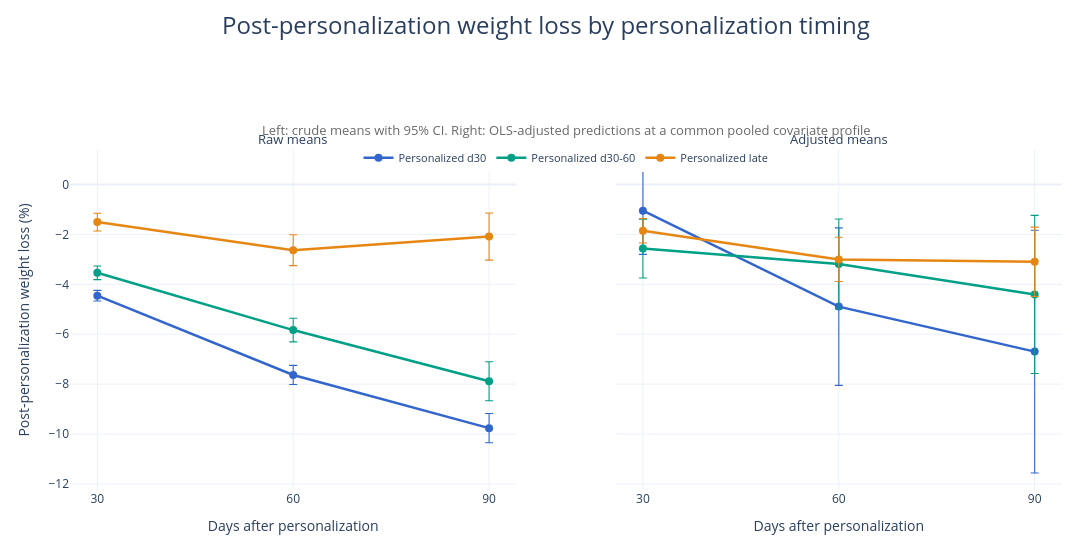

The notebook cell saved with this chart:
### Markdown cell above
##### IIb.2. Raw and adjusted regression-based, fixed timepoint plots

### Code cell
import sqlite3
from pathlib import Path

import numpy as np
import pandas as pd
import plotly.graph_objects as go
import statsmodels.formula.api as smf
from plotly.subplots import make_subplots

from genomics_config import paths_config


# =========================
# 1. CONFIG
# =========================

paths = paths_config(
    source_dir=r"C:\Users\miksa.henkrich\OneDrive - IMDEANU\Escritorio\PNK\genomics_dir\dbs",
    source_db=r"C:\Users\miksa.henkrich\OneDrive - IMDEANU\Escritorio\PNK\genomics_dir\dbs\pnk_db2_filtered.sqlite",
    paper_dir=r"..",
    paper_in_db=r"C:\Users\miksa.henkrich\OneDrive - IMDEANU\Escritorio\PNK\genomics_dir\dbs\pnk_db2_genomics_in.sqlite",
    paper_out_db=r"C:\Users\miksa.henkrich\OneDrive - IMDEANU\Escritorio\PNK\genomics_dir\dbs\pnk_db2_genomics_out.sqlite",
)

COHORTS = {
    "tte_personalized_obs_d30_1st": "personalized_d30",
    "tte_personalized_obs_d30to60_1st": "personalized_d30_60",
    "tte_personalized_obs_late_1st": "personalized_late",
}

DISPLAY = {
    "personalized_d30": "Personalized d30",
    "personalized_d30_60": "Personalized d30-60",
    "personalized_late": "Personalized late",
}

TIME_POINTS = [30, 60, 90]

BASE_COLS = [
    "patient_id",
    "medical_record_id",
    "age",
    "sex_f",
    "country",
    "baseline_weight_kg",
    "first_measurement_to_genomics_results_d",
    "wl_%_at_genomics_results",
]

ADJUSTMENT_VARS = [
    "age",
    "sex_f",
    "baseline_weight_kg",
    "first_measurement_to_genomics_results_d",
    "wl_pct_at_genomics_results",
]

GROUP_ORDER = [
    "personalized_d30",
    "personalized_d30_60",
    "personalized_late",
]

COLOR_MAP = {
    "personalized_d30": "#3366CC",
    "personalized_d30_60": "#00A087",
    "personalized_late": "#E68613",
}

OUTPUT_DIR = r"C:\Users\miksa.henkrich\OneDrive - IMDEANU\Escritorio\PNK\genomics_dir\outputs\observation_period_anchored"
OUTPUT_STEM = "adjusted_weight_loss"

FIGURE_TITLE = "Post-personalization weight loss by personalization timing"
FIGURE_SUBTITLE = (
    "Left: crude means with 95% CI. Right: OLS-adjusted predictions at a common pooled covariate profile"
)


# =========================
# 2. HELPERS
# =========================

def build_post_cols(time_points):
    cols = []
    for x in time_points:
        cols += [
            f"post_personalization_{x}d_wl_%",
            f"post_personalization_{x}d_measurement_date",
            f"post_personalization_{x}d_measurement_missing",
        ]
    return cols


def build_rename_map(time_points):
    rename_map = {
        "wl_%_at_genomics_results": "wl_pct_at_genomics_results",
    }
    for x in time_points:
        rename_map[f"post_personalization_{x}d_wl_%"] = f"post_personalization_{x}d_wl_pct"
    return rename_map


def load_groups_simple(db_path, cohort_tables, cols_needed):
    dfs = []
    quoted = ", ".join(f"`{c}`" for c in cols_needed)

    with sqlite3.connect(db_path) as conn:
        for table_name, group_code in cohort_tables.items():
            query = f"SELECT {quoted} FROM `{table_name}`"
            df = pd.read_sql_query(query, conn)
            df["group"] = group_code
            df["source_table"] = table_name
            dfs.append(df)

    if not dfs:
        raise ValueError("No data loaded.")

    return pd.concat(dfs, ignore_index=True)


def preprocess_df(df, time_points):
    df = df.copy()
    df = df.rename(columns=build_rename_map(time_points))

    numeric_cols = [
        "sex_f",
        "age",
        "baseline_weight_kg",
        "first_measurement_to_genomics_results_d",
        "wl_pct_at_genomics_results",
    ]

    for col in numeric_cols:
        if col in df.columns:
            df[col] = pd.to_numeric(df[col], errors="coerce")

    for x in time_points:
        outcome = f"post_personalization_{x}d_wl_pct"
        if outcome in df.columns:
            df[outcome] = pd.to_numeric(df[outcome], errors="coerce")

    country_cols = []
    if "country" in df.columns:
        dummies = pd.get_dummies(df["country"], prefix="country", dtype=int)
        dummies.columns = [
            c.replace(" ", "_").replace("-", "_").replace("/", "_")
            for c in dummies.columns
        ]
        df = pd.concat([df, dummies], axis=1)
        country_cols = sorted(dummies.columns.tolist())

    return df, country_cols


def build_reference_profile(df, covariates):
    ref_profile = {}
    for col in covariates:
        ref_profile[col] = df[col].mean()
    return ref_profile


def summarize_group_day(df, group_code, day, adjustment_vars, country_cols, ref_profile):
    outcome = f"post_personalization_{day}d_wl_pct"

    needed = [outcome] + adjustment_vars + country_cols
    d = df.loc[df["group"] == group_code, needed].replace([np.inf, -np.inf], np.nan).dropna().copy()

    n = len(d)

    if n == 0:
        return {
            "group": group_code,
            "group_display": DISPLAY[group_code],
            "day": day,
            "n": 0,
            "raw_mean": np.nan,
            "raw_ci_lower": np.nan,
            "raw_ci_upper": np.nan,
            "adj_mean": np.nan,
            "adj_ci_lower": np.nan,
            "adj_ci_upper": np.nan,
        }

    raw_mean = d[outcome].mean()
    raw_se = d[outcome].std(ddof=1) / np.sqrt(n) if n > 1 else np.nan
    raw_lo = raw_mean - 1.96 * raw_se if pd.notna(raw_se) else np.nan
    raw_hi = raw_mean + 1.96 * raw_se if pd.notna(raw_se) else np.nan

    rhs = adjustment_vars + country_cols
    formula = outcome + " ~ " + " + ".join(rhs)
    model = smf.ols(formula=formula, data=d).fit(cov_type="HC3")

    pred_df = pd.DataFrame([{k: ref_profile[k] for k in rhs}])
    pred = model.get_prediction(pred_df).summary_frame()

    return {
        "group": group_code,
        "group_display": DISPLAY[group_code],
        "day": day,
        "n": n,
        "raw_mean": raw_mean,
        "raw_ci_lower": raw_lo,
        "raw_ci_upper": raw_hi,
        "adj_mean": pred.loc[0, "mean"],
        "adj_ci_lower": pred.loc[0, "mean_ci_lower"],
        "adj_ci_upper": pred.loc[0, "mean_ci_upper"],
    }


def compute_adjusted_results(df, time_points, adjustment_vars, country_cols, ref_profile):
    rows = []

    for group_code in GROUP_ORDER:
        for day in time_points:
            row = summarize_group_day(
                df=df,
                group_code=group_code,
                day=day,
                adjustment_vars=adjustment_vars,
                country_cols=country_cols,
                ref_profile=ref_profile,
            )
            rows.append(row)

    return pd.DataFrame(rows)


def add_panel_traces(fig, results_df, metric_prefix, col):
    mean_col = f"{metric_prefix}_mean"
    lo_col = f"{metric_prefix}_ci_lower"
    hi_col = f"{metric_prefix}_ci_upper"

    for group_code in GROUP_ORDER:
        sub = results_df[results_df["group"] == group_code].sort_values("day")
        disp = DISPLAY[group_code]

        fig.add_trace(
            go.Scatter(
                x=sub["day"],
                y=sub[mean_col],
                mode="lines+markers",
                name=disp,
                legendgroup=group_code,
                showlegend=(col == 1),
                line=dict(color=COLOR_MAP[group_code], width=2.5),
                marker=dict(size=8),
                error_y=dict(
                    type="data",
                    symmetric=False,
                    array=sub[hi_col] - sub[mean_col],
                    arrayminus=sub[mean_col] - sub[lo_col],
                    thickness=1.1,
                    width=4,
                ),
                hovertemplate=(
                    f"{disp}<br>"
                    + "Day: %{x}<br>"
                    + "Estimate: %{y:.2f}%<extra></extra>"
                ),
            ),
            row=1,
            col=col,
        )


def make_two_panel_plot(results_df, time_points):
    fig = make_subplots(
        rows=1,
        cols=2,
        shared_yaxes=True,
        subplot_titles=("Raw means", "Adjusted means"),
        horizontal_spacing=0.10,
    )

    add_panel_traces(fig, results_df, metric_prefix="raw", col=1)
    add_panel_traces(fig, results_df, metric_prefix="adj", col=2)

    fig.update_xaxes(
        title_text="Days after personalization",
        tickmode="array",
        tickvals=time_points,
        row=1,
        col=1,
    )
    fig.update_xaxes(
        title_text="Days after personalization",
        tickmode="array",
        tickvals=time_points,
        row=1,
        col=2,
    )
    fig.update_yaxes(
        title_text="Post-personalization weight loss (%)",
        row=1,
        col=1,
    )

    fig.update_layout(
        template="plotly_white",
        width=1100,
        height=560,
        title=dict(
            text=FIGURE_TITLE,
            x=0.5,
            xanchor="center",
            y=0.97,
            font=dict(size=24),
        ),
        legend=dict(
            orientation="h",
            yanchor="top",
            y=1.02,
            xanchor="center",
            x=0.5,
            title_text="",
            font=dict(size=11),
        ),
        margin=dict(t=150, l=70, r=30, b=70),
    )

    fig.add_annotation(
        text=FIGURE_SUBTITLE,
        x=0.5,
        xref="paper",
        y=1.09,
        yref="paper",
        showarrow=False,
        font=dict(size=12, color="dimgray"),
        align="center",
    )

    fig.update_annotations(font=dict(size=13))

    return fig

def save_outputs(results_df, fig, output_dir, output_stem):
    output_dir.mkdir(parents=True, exist_ok=True)

    csv_path = output_dir / f"{output_stem}_results.csv"
    png_path = output_dir / f"{output_stem}_plot.png"

    results_df.to_csv(csv_path, index=False)
    fig.write_image(png_path)

    print(f"Saved results CSV: {csv_path.resolve()}")
    print(f"Saved figure PNG: {png_path.resolve()}")


# =========================
# 3. EXECUTION
# =========================

cols_needed = BASE_COLS + build_post_cols(TIME_POINTS)

print(f"Connecting to database: {paths.paper_in_db}")

all_df = load_groups_simple(
    db_path=paths.paper_in_db,
    cohort_tables=COHORTS,
    cols_needed=cols_needed,
)

print(f"Loaded {len(all_df)} rows across {len(COHORTS)} cohorts.")

for table_name, group_code in COHORTS.items():
    n_group = (all_df["group"] == group_code).sum()
    print(f" - {table_name}: {n_group} rows ({group_code})")

all_df, country_cols = preprocess_df(all_df, TIME_POINTS)

reference_covariates = ADJUSTMENT_VARS + country_cols
ref_profile = build_reference_profile(all_df, reference_covariates)

results_df = compute_adjusted_results(
    df=all_df,
    time_points=TIME_POINTS,
    adjustment_vars=ADJUSTMENT_VARS,
    country_cols=country_cols,
    ref_profile=ref_profile,
)

print("\nAdjusted trajectory summary:")
print(results_df.round(3).to_string(index=False))

fig = make_two_panel_plot(results_df, TIME_POINTS)
fig.show()

save_outputs(
    results_df=results_df,
    fig=fig,
    output_dir=Path(OUTPUT_DIR),
    output_stem=OUTPUT_STEM,
)

### Figure 1 — Plotly figure (JSON) as saved in the notebook; plotly's stock layout.template omitted (floating-point values rounded to 4 significant figures)
{"data": [{"error_y": {"array": [0.2119, 0.3852, 0.5859], "arrayminus": [0.2119, 0.3852, 0.5859], "symmetric": false, "thickness": 1.1, "type": "data", "width": 4}, "hovertemplate": "Personalized d30<br>Day: %{x}<br>Estimate: %{y:.2f}%<extra></extra>", "legendgroup": "personalized_d30", "line": {"color": "#3366CC", "width": 2.5}, "marker": {"size": 8}, "mode": "lines+markers", "name": "Personalized d30", "showlegend": true, "type": "scatter", "x": [30, 60, 90], "xaxis": "x", "y": [-4.456, -7.632, -9.765], "yaxis": "y"}, {"error_y": {"array": [0.2726, 0.4723, 0.7831], "arrayminus": [0.2726, 0.4723, 0.7831], "symmetric": false, "thickness": 1.1, "type": "data", "width": 4}, "hovertemplate": "Personalized d30-60<br>Day: %{x}<br>Estimate: %{y:.2f}%<extra></extra>", "legendgroup": "personalized_d30_60", "line": {"color": "#00A087", "width": 2.5}, "marker": {"size": 8}, "mode": "lines+markers", "name": "Personalized d30-60", "showlegend": true, "type": "scatter", "x": [30, 60, 90], "xaxis": "x", "y": [-3.54, -5.835, -7.885], "yaxis": "y"}, {"error_y": {"array": [0.3561, 0.6198, 0.9433], "arrayminus": [0.3561, 0.6198, 0.9433], "symmetric": false, "thickness": 1.1, "type": "data", "width": 4}, "hovertemplate": "Personalized late<br>Day: %{x}<br>Estimate: %{y:.2f}%<extra></extra>", "legendgroup": "personalized_late", "line": {"color": "#E68613", "width": 2.5}, "marker": {"size": 8}, "mode": "lines+markers", "name": "Personalized late", "showlegend": true, "type": "scatter", "x": [30, 60, 90], "xaxis": "x", "y": [-1.506, -2.632, -2.086], "yaxis": "y"}, {"error_y": {"array": [1.75, 3.155, 4.864], "arrayminus": [1.75, 3.155, 4.864], "symmetric": false, "thickness": 1.1, "type": "data", "width": 4}, "hovertemplate": "Personalized d30<br>Day: %{x}<br>Estimate: %{y:.2f}%<extra></extra>", "legendgroup": "personalized_d30", "line": {"color": "#3366CC", "width": 2.5}, "marker": {"size": 8}, "mode": "lines+markers", "name": "Personalized d30", "showlegend": false, "type": "scatter", "x": [30, 60, 90], "xaxis": "x2", "y": [-1.049, -4.894, -6.698], "yaxis": "y2"}, {"error_y": {"array": [1.18, 1.802, 3.169], "arrayminus": [1.18, 1.802, 3.169], "symmetric": false, "thickness": 1.1, "type": "data", "width": 4}, "hovertemplate": "Personalized d30-60<br>Day: %{x}<br>Estimate: %{y:.2f}%<extra></extra>", "legendgroup": "personalized_d30_60", "line": {"color": "#00A087", "width": 2.5}, "marker": {"size": 8}, "mode": "lines+markers", "name": "Personalized d30-60", "showlegend": false, "type": "scatter", "x": [30, 60, 90], "xaxis": "x2", "y": [-2.566, -3.186, -4.408], "yaxis": "y2"}, {"error_y": {"array": [0.4886, 0.8852, 1.39], "arrayminus": [0.4886, 0.8852, 1.39], "symmetric": false, "thickness": 1.1, "type": "data", "width": 4}, "hovertemplate": "Personalized late<br>Day: %{x}<br>Estimate: %{y:.2f}%<extra></extra>", "legendgroup": "personalized_late", "line": {"color": "#E68613", "width": 2.5}, "marker": {"size": 8}, "mode": "lines+markers", "name": "Personalized late", "showlegend": false, "type": "scatter", "x": [30, 60, 90], "xaxis": "x2", "y": [-1.854, -3.001, -3.097], "yaxis": "y2"}], "layout": {"annotations": [{"font": {"size": 13}, "showarrow": false, "text": "Raw means", "x": 0.225, "xanchor": "center", "xref": "paper", "y": 1, "yanchor": "bottom", "yref": "paper"}, {"font": {"size": 13}, "showarrow": false, "text": "Adjusted means", "x": 0.775, "xanchor": "center", "xref": "paper", "y": 1, "yanchor": "bottom", "yref": "paper"}, {"align": "center", "font": {"color": "dimgray", "size": 13}, "showarrow": false, "text": "Left: crude means with 95% CI. Right: OLS-adjusted predictions at a common pooled covariate profile", "x": 0.5, "xref": "paper", "y": 1.09, "yref": "paper"}], "height": 560, "legend": {"font": {"size": 11}, "orientation": "h", "title": {"text": ""}, "x": 0.5, "xanchor": "center", "y": 1.02, "yanchor": "top"}, "margin": {"b": 70, "l": 70, "r": 30, "t": 150}, "title": {"font": {"size": 24}, "text": "Post-personalization weight loss by personalization timing", "x": 0.5, "xanchor": "center", "y": 0.97}, "width": 1100, "xaxis": {"anchor": "y", "domain": [0, 0.45], "tickmode": "array", "tickvals": [30, 60, 90], "title": {"text": "Days after personalization"}}, "xaxis2": {"anchor": "y2", "domain": [0.55, 1], "tickmode": "array", "tickvals": [30, 60, 90], "title": {"text": "Days after personalization"}}, "yaxis": {"anchor": "x", "domain": [0, 1], "title": {"text": "Post-personalization weight loss (%)"}}, "yaxis2": {"anchor": "x2", "domain": [0, 1], "matches": "y", "showticklabels": false}}}
